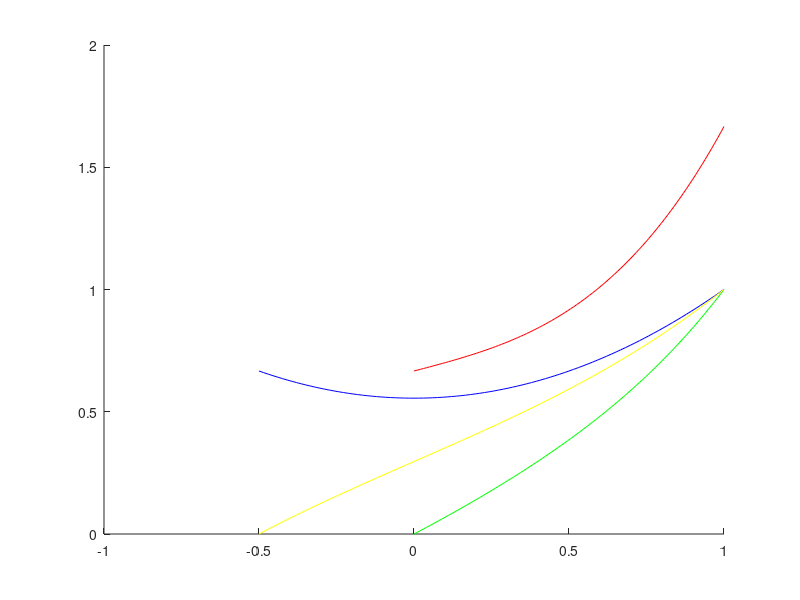

Write MATLAB code to recreate this figure. (Note: this script raises an error after producing the figure.)
function Lab6_2()
    n = 100;
    x = linspace(0,1,n);
    y = linspace(-1/2,1,n);

    fx = zeros(1,n);
    fy = zeros(1,n);
    Fx = zeros(1,n);
    Fy = zeros(1,n);
    FF = zeros(n,2);

    for i = 1:n
         fx(i) = (2*x(i)^3 + x(i) + 2) / 3;
         fy(i) = (4 * y(i)^2 + 5) / 9;
         Fx(i) = (x(i)^4 + x(i)^2 + 4*x(i)) / 6;
         Fy(i) = (4 * y(i)^3 + 15 * y(i) + 8) / 27;
         FF(i,1)= (2*x(i)^3 + x(i) + 2) / 3;
         FF(i,2)= (4 * y(i)^2 + 5) / 9;
    end

    hold on
    plot(x,fx,"r");
    plot(y,fy,"b");
    plot(x,Fx,"g");
    plot(y,Fy,"y");

    figure;

    f = ContinuousPDF2(x,y);
    [x1,y1] = meshgrid(x,y);
    plot3(x1,y1,f,'.g');
    
    figure;

    [X,Y] = meshgrid(x,y);
    Z= 4/9 .* (X .^ 3 + 2 .* Y .^ 2 .* (X + 1/2) - Y .^ 2 + 1);   
    surf(X,Y,Z);
    figure;

    F = ContinuousCDF2(1/2,1,0,3/4);
    disp('P(1/2 < X < 2, 0 < Y < 3/4):');
    disp(F(n,n));
    F2 = ContinuousCDF2(0,1,-1/2,1);
    surf(X, Y, F2(1:n, 1:n));
end